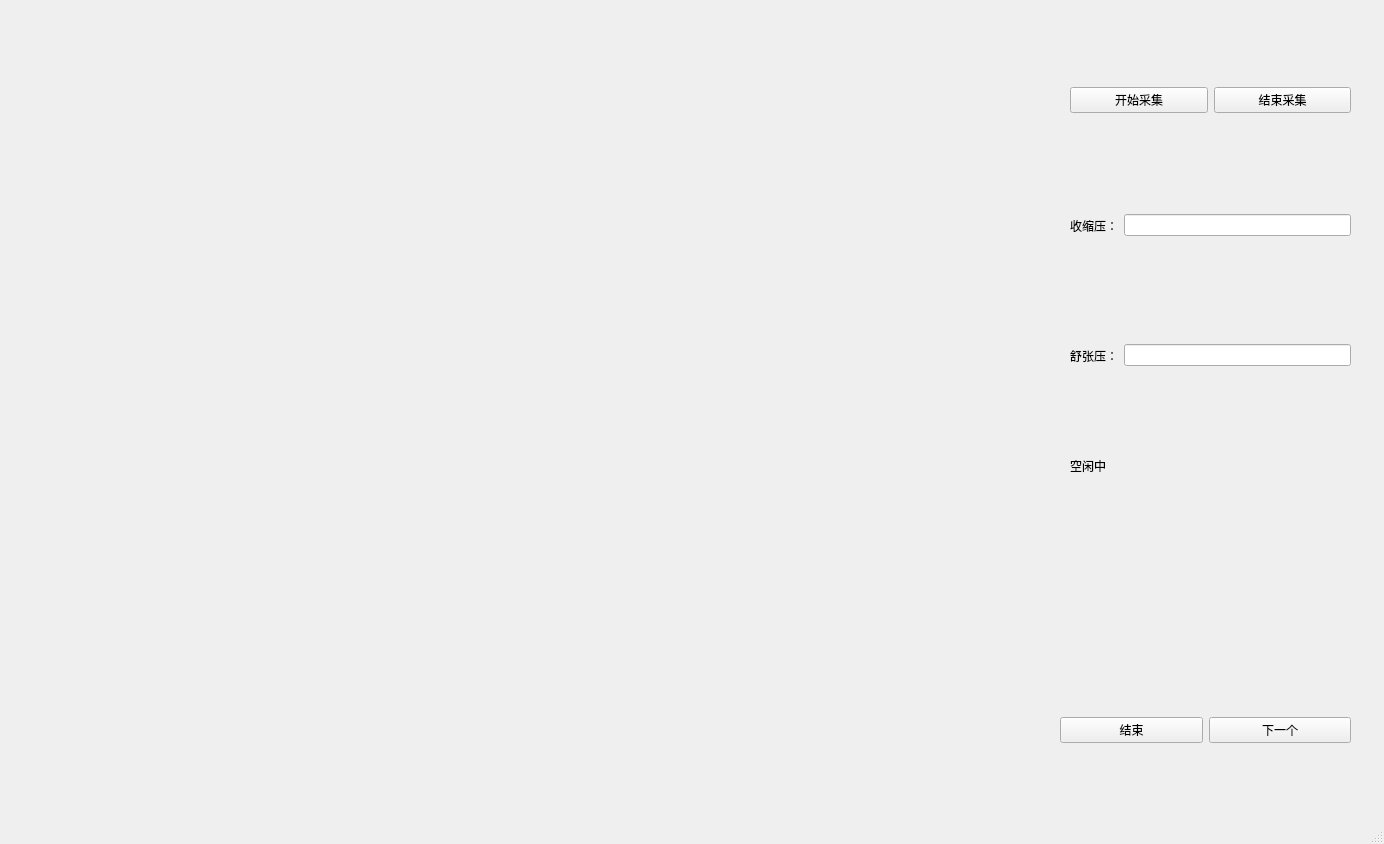
<?xml version="1.0" encoding="UTF-8"?>
<ui version="4.0">
 <class>MainWindow</class>
 <widget class="QMainWindow" name="MainWindow">
  <property name="geometry">
   <rect>
    <x>0</x>
    <y>0</y>
    <width>1384</width>
    <height>844</height>
   </rect>
  </property>
  <property name="cursor">
   <cursorShape>ArrowCursor</cursorShape>
  </property>
  <property name="windowTitle">
   <string>RPPG血压预测</string>
  </property>
  <property name="autoFillBackground">
   <bool>false</bool>
  </property>
  <property name="animated">
   <bool>false</bool>
  </property>
  <widget class="QWidget" name="centralwidget">
   <widget class="QLabel" name="Face">
    <property name="geometry">
     <rect>
      <x>20</x>
      <y>20</y>
      <width>1001</width>
      <height>651</height>
     </rect>
    </property>
    <property name="text">
     <string/>
    </property>
   </widget>
   <widget class="QLabel" name="status">
    <property name="geometry">
     <rect>
      <x>1070</x>
      <y>450</y>
      <width>301</width>
      <height>31</height>
     </rect>
    </property>
    <property name="text">
     <string>空闲中</string>
    </property>
   </widget>
   <widget class="QWidget" name="horizontalLayoutWidget">
    <property name="geometry">
     <rect>
      <x>1070</x>
      <y>50</y>
      <width>281</width>
      <height>101</height>
     </rect>
    </property>
    <layout class="QHBoxLayout" name="horizontalLayout">
     <item>
      <widget class="QPushButton" name="start">
       <property name="autoFillBackground">
        <bool>true</bool>
       </property>
       <property name="text">
        <string>开始采集</string>
       </property>
       <property name="iconSize">
        <size>
         <width>16</width>
         <height>16</height>
        </size>
       </property>
       <property name="flat">
        <bool>false</bool>
       </property>
      </widget>
     </item>
     <item>
      <widget class="QPushButton" name="stop">
       <property name="text">
        <string>结束采集</string>
       </property>
      </widget>
     </item>
    </layout>
   </widget>
   <widget class="QWidget" name="horizontalLayoutWidget_2">
    <property name="geometry">
     <rect>
      <x>1070</x>
      <y>180</y>
      <width>281</width>
      <height>91</height>
     </rect>
    </property>
    <layout class="QHBoxLayout" name="horizontalLayout_2">
     <item>
      <widget class="QLabel" name="label_SBP">
       <property name="text">
        <string>收缩压：</string>
       </property>
      </widget>
     </item>
     <item>
      <widget class="QLineEdit" name="SBP">
       <property name="text">
        <string/>
       </property>
      </widget>
     </item>
    </layout>
   </widget>
   <widget class="QWidget" name="horizontalLayoutWidget_3">
    <property name="geometry">
     <rect>
      <x>1070</x>
      <y>300</y>
      <width>281</width>
      <height>111</height>
     </rect>
    </property>
    <layout class="QHBoxLayout" name="horizontalLayout_3">
     <item>
      <widget class="QLabel" name="label_DBP">
       <property name="text">
        <string>舒张压：</string>
       </property>
      </widget>
     </item>
     <item>
      <widget class="QLineEdit" name="DBP"/>
     </item>
    </layout>
   </widget>
   <widget class="QWidget" name="horizontalLayoutWidget_5">
    <property name="geometry">
     <rect>
      <x>1060</x>
      <y>650</y>
      <width>291</width>
      <height>161</height>
     </rect>
    </property>
    <layout class="QHBoxLayout" name="horizontalLayout_5">
     <item>
      <widget class="QPushButton" name="quit">
       <property name="text">
        <string>结束</string>
       </property>
      </widget>
     </item>
     <item>
      <widget class="QPushButton" name="next">
       <property name="text">
        <string>下一个</string>
       </property>
      </widget>
     </item>
    </layout>
   </widget>
   <widget class="QWidget" name="horizontalLayoutWidget_6">
    <property name="geometry">
     <rect>
      <x>10</x>
      <y>690</y>
      <width>1011</width>
      <height>121</height>
     </rect>
    </property>
    <layout class="QHBoxLayout" name="signallayout"/>
   </widget>
  </widget>
  <widget class="QStatusBar" name="statusbar"/>
  <action name="actionx">
   <property name="text">
    <string>x</string>
   </property>
  </action>
 </widget>
 <resources/>
 <connections/>
</ui>
